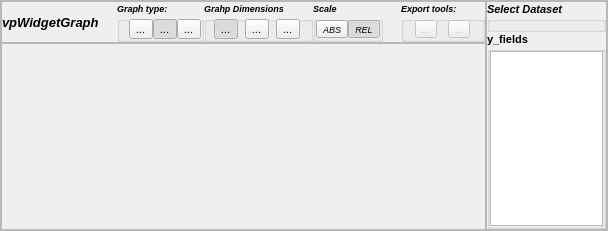
<?xml version="1.0" encoding="UTF-8"?>
<ui version="4.0">
 <class>vpWidgetGraph</class>
 <widget class="QFrame" name="vpWidgetGraph">
  <property name="geometry">
   <rect>
    <x>0</x>
    <y>0</y>
    <width>608</width>
    <height>231</height>
   </rect>
  </property>
  <property name="windowTitle">
   <string>Frame</string>
  </property>
  <property name="frameShape">
   <enum>QFrame::StyledPanel</enum>
  </property>
  <property name="frameShadow">
   <enum>QFrame::Raised</enum>
  </property>
  <property name="lineWidth">
   <number>1</number>
  </property>
  <layout class="QHBoxLayout" name="horizontalLayout_4" stretch="8,2">
   <property name="spacing">
    <number>0</number>
   </property>
   <property name="margin">
    <number>0</number>
   </property>
   <item>
    <layout class="QVBoxLayout" name="verticalLayout_5" stretch="1,20">
     <property name="spacing">
      <number>0</number>
     </property>
     <item>
      <widget class="QFrame" name="frame_controls">
       <property name="frameShape">
        <enum>QFrame::StyledPanel</enum>
       </property>
       <property name="frameShadow">
        <enum>QFrame::Raised</enum>
       </property>
       <layout class="QHBoxLayout" name="horizontalLayout_2">
        <property name="spacing">
         <number>0</number>
        </property>
        <property name="margin">
         <number>0</number>
        </property>
        <item>
         <widget class="QLabel" name="label_title">
          <property name="font">
           <font>
            <pointsize>10</pointsize>
            <weight>75</weight>
            <italic>true</italic>
            <bold>true</bold>
           </font>
          </property>
          <property name="text">
           <string>vpWidgetGraph</string>
          </property>
         </widget>
        </item>
        <item>
         <spacer name="horizontalSpacer">
          <property name="orientation">
           <enum>Qt::Horizontal</enum>
          </property>
          <property name="sizeHint" stdset="0">
           <size>
            <width>40</width>
            <height>20</height>
           </size>
          </property>
         </spacer>
        </item>
        <item>
         <widget class="QGroupBox" name="groupBox">
          <property name="font">
           <font>
            <pointsize>7</pointsize>
            <weight>75</weight>
            <italic>true</italic>
            <bold>true</bold>
           </font>
          </property>
          <property name="title">
           <string>Graph type:</string>
          </property>
          <layout class="QHBoxLayout" name="horizontalLayout">
           <property name="spacing">
            <number>0</number>
           </property>
           <property name="topMargin">
            <number>0</number>
           </property>
           <property name="rightMargin">
            <number>0</number>
           </property>
           <property name="bottomMargin">
            <number>0</number>
           </property>
           <item>
            <widget class="QToolButton" name="btn_graph_dots">
             <property name="sizePolicy">
              <sizepolicy hsizetype="Minimum" vsizetype="Minimum">
               <horstretch>0</horstretch>
               <verstretch>0</verstretch>
              </sizepolicy>
             </property>
             <property name="font">
              <font>
               <pointsize>8</pointsize>
               <weight>50</weight>
               <italic>true</italic>
               <bold>false</bold>
              </font>
             </property>
             <property name="text">
              <string>...</string>
             </property>
             <property name="icon">
              <iconset>
               <normalon>:/icons/graph_dots.png</normalon>
              </iconset>
             </property>
             <property name="iconSize">
              <size>
               <width>16</width>
               <height>16</height>
              </size>
             </property>
             <property name="checkable">
              <bool>true</bool>
             </property>
             <property name="autoExclusive">
              <bool>true</bool>
             </property>
            </widget>
           </item>
           <item>
            <widget class="QToolButton" name="btn_graph_lines">
             <property name="sizePolicy">
              <sizepolicy hsizetype="Minimum" vsizetype="Minimum">
               <horstretch>0</horstretch>
               <verstretch>0</verstretch>
              </sizepolicy>
             </property>
             <property name="font">
              <font>
               <pointsize>8</pointsize>
               <weight>50</weight>
               <italic>true</italic>
               <bold>false</bold>
              </font>
             </property>
             <property name="text">
              <string>...</string>
             </property>
             <property name="icon">
              <iconset>
               <normalon>:/icons/graph_lines.png</normalon>
              </iconset>
             </property>
             <property name="iconSize">
              <size>
               <width>16</width>
               <height>16</height>
              </size>
             </property>
             <property name="checkable">
              <bool>true</bool>
             </property>
             <property name="checked">
              <bool>true</bool>
             </property>
             <property name="autoExclusive">
              <bool>true</bool>
             </property>
            </widget>
           </item>
           <item>
            <widget class="QToolButton" name="btn_graph_beziers">
             <property name="sizePolicy">
              <sizepolicy hsizetype="Minimum" vsizetype="Minimum">
               <horstretch>0</horstretch>
               <verstretch>0</verstretch>
              </sizepolicy>
             </property>
             <property name="font">
              <font>
               <pointsize>8</pointsize>
               <weight>50</weight>
               <italic>true</italic>
               <bold>false</bold>
              </font>
             </property>
             <property name="text">
              <string>...</string>
             </property>
             <property name="icon">
              <iconset>
               <normalon>:/icons/graph_beziers.png</normalon>
              </iconset>
             </property>
             <property name="iconSize">
              <size>
               <width>16</width>
               <height>16</height>
              </size>
             </property>
             <property name="checkable">
              <bool>true</bool>
             </property>
             <property name="autoExclusive">
              <bool>true</bool>
             </property>
            </widget>
           </item>
          </layout>
         </widget>
        </item>
        <item>
         <widget class="QGroupBox" name="groupBox_4">
          <property name="font">
           <font>
            <pointsize>7</pointsize>
            <weight>75</weight>
            <italic>true</italic>
            <bold>true</bold>
           </font>
          </property>
          <property name="title">
           <string>Grahp Dimensions</string>
          </property>
          <layout class="QHBoxLayout" name="horizontalLayout_3">
           <property name="spacing">
            <number>0</number>
           </property>
           <property name="margin">
            <number>0</number>
           </property>
           <item>
            <widget class="QToolButton" name="btn_graph1d">
             <property name="font">
              <font>
               <pointsize>8</pointsize>
               <weight>50</weight>
               <bold>false</bold>
              </font>
             </property>
             <property name="text">
              <string>...</string>
             </property>
             <property name="icon">
              <iconset resource="icons.qrc">
               <normaloff>:/icons/graph_1D.png</normaloff>:/icons/graph_1D.png</iconset>
             </property>
             <property name="iconSize">
              <size>
               <width>16</width>
               <height>16</height>
              </size>
             </property>
             <property name="checkable">
              <bool>true</bool>
             </property>
             <property name="checked">
              <bool>true</bool>
             </property>
             <property name="autoExclusive">
              <bool>true</bool>
             </property>
            </widget>
           </item>
           <item>
            <widget class="QToolButton" name="btn_graph2d">
             <property name="font">
              <font>
               <pointsize>8</pointsize>
               <weight>50</weight>
               <bold>false</bold>
              </font>
             </property>
             <property name="text">
              <string>...</string>
             </property>
             <property name="icon">
              <iconset resource="icons.qrc">
               <normaloff>:/icons/graph_2D.png</normaloff>:/icons/graph_2D.png</iconset>
             </property>
             <property name="iconSize">
              <size>
               <width>16</width>
               <height>16</height>
              </size>
             </property>
             <property name="checkable">
              <bool>true</bool>
             </property>
             <property name="autoExclusive">
              <bool>true</bool>
             </property>
            </widget>
           </item>
           <item>
            <widget class="QToolButton" name="btn_graph3d">
             <property name="font">
              <font>
               <pointsize>8</pointsize>
               <weight>50</weight>
               <bold>false</bold>
              </font>
             </property>
             <property name="text">
              <string>...</string>
             </property>
             <property name="icon">
              <iconset resource="icons.qrc">
               <normaloff>:/icons/graph_3D.png</normaloff>:/icons/graph_3D.png</iconset>
             </property>
             <property name="iconSize">
              <size>
               <width>16</width>
               <height>16</height>
              </size>
             </property>
             <property name="checkable">
              <bool>true</bool>
             </property>
             <property name="autoExclusive">
              <bool>true</bool>
             </property>
            </widget>
           </item>
          </layout>
         </widget>
        </item>
        <item>
         <widget class="QGroupBox" name="groupBox_5">
          <property name="font">
           <font>
            <pointsize>7</pointsize>
            <weight>75</weight>
            <italic>true</italic>
            <bold>true</bold>
           </font>
          </property>
          <property name="title">
           <string>Scale</string>
          </property>
          <layout class="QHBoxLayout" name="horizontalLayout_5">
           <property name="spacing">
            <number>0</number>
           </property>
           <property name="margin">
            <number>0</number>
           </property>
           <item>
            <widget class="QToolButton" name="btn_scale_abs">
             <property name="font">
              <font>
               <weight>50</weight>
               <bold>false</bold>
              </font>
             </property>
             <property name="text">
              <string>ABS</string>
             </property>
             <property name="iconSize">
              <size>
               <width>16</width>
               <height>16</height>
              </size>
             </property>
             <property name="checkable">
              <bool>true</bool>
             </property>
             <property name="autoExclusive">
              <bool>true</bool>
             </property>
            </widget>
           </item>
           <item>
            <widget class="QToolButton" name="btn_scale_rel">
             <property name="font">
              <font>
               <weight>50</weight>
               <bold>false</bold>
              </font>
             </property>
             <property name="text">
              <string>REL</string>
             </property>
             <property name="iconSize">
              <size>
               <width>16</width>
               <height>16</height>
              </size>
             </property>
             <property name="checkable">
              <bool>true</bool>
             </property>
             <property name="checked">
              <bool>true</bool>
             </property>
             <property name="autoExclusive">
              <bool>true</bool>
             </property>
            </widget>
           </item>
          </layout>
         </widget>
        </item>
        <item>
         <spacer name="horizontalSpacer_2">
          <property name="orientation">
           <enum>Qt::Horizontal</enum>
          </property>
          <property name="sizeHint" stdset="0">
           <size>
            <width>40</width>
            <height>20</height>
           </size>
          </property>
         </spacer>
        </item>
        <item>
         <widget class="QGroupBox" name="groupBox_2">
          <property name="font">
           <font>
            <pointsize>7</pointsize>
            <weight>75</weight>
            <italic>true</italic>
            <bold>true</bold>
           </font>
          </property>
          <property name="title">
           <string>Export tools:</string>
          </property>
          <layout class="QHBoxLayout" name="horizontalLayout_7">
           <property name="spacing">
            <number>0</number>
           </property>
           <property name="margin">
            <number>0</number>
           </property>
           <item>
            <widget class="QToolButton" name="btn_export_csv">
             <property name="enabled">
              <bool>false</bool>
             </property>
             <property name="font">
              <font>
               <weight>50</weight>
               <bold>false</bold>
              </font>
             </property>
             <property name="text">
              <string>...</string>
             </property>
             <property name="icon">
              <iconset resource="icons.qrc">
               <normaloff>:/icons/save_csv.png</normaloff>:/icons/save_csv.png</iconset>
             </property>
             <property name="iconSize">
              <size>
               <width>16</width>
               <height>16</height>
              </size>
             </property>
            </widget>
           </item>
           <item>
            <widget class="QToolButton" name="btn_export_png">
             <property name="enabled">
              <bool>false</bool>
             </property>
             <property name="font">
              <font>
               <weight>50</weight>
               <bold>false</bold>
              </font>
             </property>
             <property name="text">
              <string>...</string>
             </property>
             <property name="icon">
              <iconset resource="icons.qrc">
               <normaloff>:/icons/save_png.png</normaloff>:/icons/save_png.png</iconset>
             </property>
             <property name="iconSize">
              <size>
               <width>16</width>
               <height>16</height>
              </size>
             </property>
            </widget>
           </item>
          </layout>
         </widget>
        </item>
       </layout>
      </widget>
     </item>
     <item>
      <widget class="QFrame" name="frame_viewport">
       <property name="sizePolicy">
        <sizepolicy hsizetype="Expanding" vsizetype="Expanding">
         <horstretch>1</horstretch>
         <verstretch>1</verstretch>
        </sizepolicy>
       </property>
       <property name="minimumSize">
        <size>
         <width>50</width>
         <height>25</height>
        </size>
       </property>
       <property name="layoutDirection">
        <enum>Qt::LeftToRight</enum>
       </property>
       <property name="autoFillBackground">
        <bool>true</bool>
       </property>
       <property name="frameShape">
        <enum>QFrame::StyledPanel</enum>
       </property>
       <property name="frameShadow">
        <enum>QFrame::Raised</enum>
       </property>
       <layout class="QVBoxLayout" name="verticalLayout_6">
        <property name="spacing">
         <number>0</number>
        </property>
        <property name="margin">
         <number>0</number>
        </property>
        <item>
         <layout class="QHBoxLayout" name="ly_viewport"/>
        </item>
       </layout>
      </widget>
     </item>
    </layout>
   </item>
   <item>
    <widget class="QFrame" name="frame_side">
     <property name="frameShape">
      <enum>QFrame::StyledPanel</enum>
     </property>
     <property name="frameShadow">
      <enum>QFrame::Raised</enum>
     </property>
     <layout class="QVBoxLayout" name="verticalLayout_4">
      <property name="spacing">
       <number>0</number>
      </property>
      <property name="margin">
       <number>0</number>
      </property>
      <item>
       <widget class="QGroupBox" name="dataset_gb">
        <property name="font">
         <font>
          <pointsize>8</pointsize>
          <weight>75</weight>
          <italic>true</italic>
          <bold>true</bold>
         </font>
        </property>
        <property name="title">
         <string>Select Dataset</string>
        </property>
        <layout class="QVBoxLayout" name="verticalLayout_2">
         <property name="spacing">
          <number>0</number>
         </property>
         <property name="margin">
          <number>0</number>
         </property>
        </layout>
       </widget>
      </item>
      <item>
       <widget class="QGroupBox" name="groupBox_3">
        <property name="font">
         <font>
          <pointsize>8</pointsize>
          <weight>75</weight>
          <bold>true</bold>
         </font>
        </property>
        <property name="title">
         <string>y_fields</string>
        </property>
        <layout class="QVBoxLayout" name="verticalLayout">
         <property name="spacing">
          <number>0</number>
         </property>
         <property name="margin">
          <number>0</number>
         </property>
         <item>
          <widget class="QListWidget" name="listWidget_y_fields">
           <property name="font">
            <font>
             <pointsize>8</pointsize>
             <weight>75</weight>
             <bold>true</bold>
            </font>
           </property>
          </widget>
         </item>
        </layout>
       </widget>
      </item>
     </layout>
    </widget>
   </item>
  </layout>
 </widget>
 <resources>
  <include location="icons.qrc"/>
 </resources>
 <connections/>
</ui>
